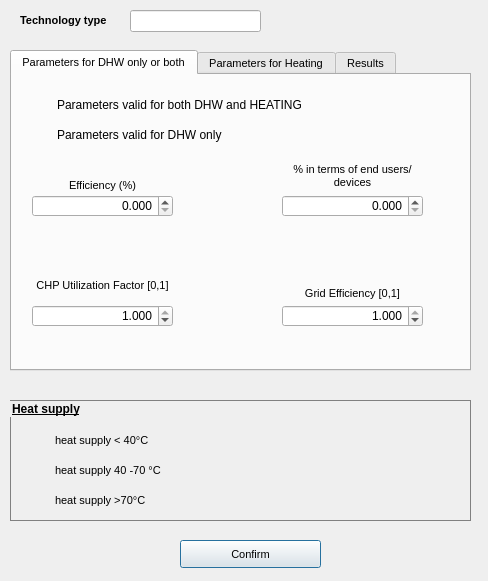
<?xml version="1.0" encoding="UTF-8"?>
<ui version="4.0">
 <class>DialogAddTechnology</class>
 <widget class="QDialog" name="DialogAddTechnology">
  <property name="geometry">
   <rect>
    <x>0</x>
    <y>0</y>
    <width>488</width>
    <height>581</height>
   </rect>
  </property>
  <property name="font">
   <font>
    <family>MS Shell Dlg 2</family>
    <pointsize>9</pointsize>
   </font>
  </property>
  <property name="windowTitle">
   <string>Edit technology</string>
  </property>
  <property name="windowIcon">
   <iconset resource="resources.qrc">
    <normaloff>:/images/wizard.png</normaloff>:/images/wizard.png</iconset>
  </property>
  <widget class="QTabWidget" name="tabWidget">
   <property name="geometry">
    <rect>
     <x>10</x>
     <y>50</y>
     <width>461</width>
     <height>321</height>
    </rect>
   </property>
   <property name="font">
    <font>
     <family>MS Shell Dlg 2</family>
     <pointsize>8</pointsize>
    </font>
   </property>
   <property name="styleSheet">
    <string notr="true">QTabWidget{
	border: 2px solid gray;
	margin-top: 1ex; /* leave space at the top for the title */
}

QRadioButton::indicator {
    width:                 14 px;
    height:                 14 x;
    border-radius:          8px;
	margin-left: 5px;
}

QRadioButton::indicator::unchecked
{
   image: url(:/images/radiobutton_unchecked.png);
}

QRadioButton::indicator::checked{
	image: url(:/images/radiobutton_checked.png);
}</string>
   </property>
   <property name="currentIndex">
    <number>0</number>
   </property>
   <widget class="QWidget" name="tabDHW">
    <attribute name="title">
     <string>Parameters for DHW only or both</string>
    </attribute>
    <widget class="QLabel" name="labelEfficiencyDHW">
     <property name="geometry">
      <rect>
       <x>20</x>
       <y>100</y>
       <width>141</width>
       <height>20</height>
      </rect>
     </property>
     <property name="font">
      <font>
       <family>MS Shell Dlg 2</family>
       <pointsize>8</pointsize>
      </font>
     </property>
     <property name="text">
      <string>Efficiency (%)</string>
     </property>
     <property name="alignment">
      <set>Qt::AlignCenter</set>
     </property>
    </widget>
    <widget class="QDoubleSpinBox" name="doubleSpinBoxEfficiencyDHW">
     <property name="geometry">
      <rect>
       <x>20</x>
       <y>120</y>
       <width>141</width>
       <height>22</height>
      </rect>
     </property>
     <property name="font">
      <font>
       <family>MS Shell Dlg 2</family>
      </font>
     </property>
     <property name="alignment">
      <set>Qt::AlignRight|Qt::AlignTrailing|Qt::AlignVCenter</set>
     </property>
     <property name="decimals">
      <number>3</number>
     </property>
     <property name="maximum">
      <double>1000000.000000000000000</double>
     </property>
     <property name="singleStep">
      <double>0.000100000000000</double>
     </property>
    </widget>
    <widget class="QDoubleSpinBox" name="doubleSpinBoxPercEndUsersDHW">
     <property name="geometry">
      <rect>
       <x>270</x>
       <y>120</y>
       <width>141</width>
       <height>22</height>
      </rect>
     </property>
     <property name="font">
      <font>
       <family>MS Shell Dlg 2</family>
      </font>
     </property>
     <property name="alignment">
      <set>Qt::AlignRight|Qt::AlignTrailing|Qt::AlignVCenter</set>
     </property>
     <property name="decimals">
      <number>3</number>
     </property>
     <property name="maximum">
      <double>1000000.000000000000000</double>
     </property>
     <property name="singleStep">
      <double>0.000100000000000</double>
     </property>
    </widget>
    <widget class="QLabel" name="labelPercEndUsersDHW">
     <property name="geometry">
      <rect>
       <x>270</x>
       <y>80</y>
       <width>141</width>
       <height>41</height>
      </rect>
     </property>
     <property name="font">
      <font>
       <family>MS Shell Dlg 2</family>
       <pointsize>8</pointsize>
      </font>
     </property>
     <property name="text">
      <string>% in terms of end users/ devices</string>
     </property>
     <property name="alignment">
      <set>Qt::AlignCenter</set>
     </property>
     <property name="wordWrap">
      <bool>true</bool>
     </property>
    </widget>
    <widget class="QDoubleSpinBox" name="doubleSpinBoxCHPUtilizationFactorDHW">
     <property name="geometry">
      <rect>
       <x>20</x>
       <y>230</y>
       <width>141</width>
       <height>22</height>
      </rect>
     </property>
     <property name="font">
      <font>
       <family>MS Shell Dlg 2</family>
      </font>
     </property>
     <property name="alignment">
      <set>Qt::AlignRight|Qt::AlignTrailing|Qt::AlignVCenter</set>
     </property>
     <property name="decimals">
      <number>3</number>
     </property>
     <property name="maximum">
      <double>1.000000000000000</double>
     </property>
     <property name="singleStep">
      <double>0.000100000000000</double>
     </property>
     <property name="value">
      <double>1.000000000000000</double>
     </property>
    </widget>
    <widget class="QLabel" name="labelCHPUtFactorDHW">
     <property name="geometry">
      <rect>
       <x>20</x>
       <y>190</y>
       <width>141</width>
       <height>41</height>
      </rect>
     </property>
     <property name="font">
      <font>
       <family>MS Shell Dlg 2</family>
       <pointsize>8</pointsize>
      </font>
     </property>
     <property name="text">
      <string>CHP Utilization Factor [0,1]</string>
     </property>
     <property name="alignment">
      <set>Qt::AlignCenter</set>
     </property>
     <property name="wordWrap">
      <bool>true</bool>
     </property>
    </widget>
    <widget class="QLabel" name="labelGridEfficiencyDHW">
     <property name="geometry">
      <rect>
       <x>270</x>
       <y>210</y>
       <width>141</width>
       <height>16</height>
      </rect>
     </property>
     <property name="font">
      <font>
       <family>MS Shell Dlg 2</family>
       <pointsize>8</pointsize>
      </font>
     </property>
     <property name="text">
      <string>Grid Efficiency [0,1]</string>
     </property>
     <property name="alignment">
      <set>Qt::AlignCenter</set>
     </property>
     <property name="wordWrap">
      <bool>true</bool>
     </property>
    </widget>
    <widget class="QDoubleSpinBox" name="doubleSpinBoxGridEfficiencyDHW">
     <property name="geometry">
      <rect>
       <x>270</x>
       <y>230</y>
       <width>141</width>
       <height>22</height>
      </rect>
     </property>
     <property name="font">
      <font>
       <family>MS Shell Dlg 2</family>
      </font>
     </property>
     <property name="alignment">
      <set>Qt::AlignRight|Qt::AlignTrailing|Qt::AlignVCenter</set>
     </property>
     <property name="decimals">
      <number>3</number>
     </property>
     <property name="maximum">
      <double>1.000000000000000</double>
     </property>
     <property name="singleStep">
      <double>0.000100000000000</double>
     </property>
     <property name="value">
      <double>1.000000000000000</double>
     </property>
    </widget>
    <widget class="QRadioButton" name="radioButtonValidForAll">
     <property name="geometry">
      <rect>
       <x>20</x>
       <y>20</y>
       <width>271</width>
       <height>20</height>
      </rect>
     </property>
     <property name="font">
      <font>
       <family>MS Shell Dlg 2</family>
       <weight>50</weight>
       <bold>false</bold>
      </font>
     </property>
     <property name="text">
      <string>Parameters valid for both DHW and HEATING</string>
     </property>
     <property name="checked">
      <bool>true</bool>
     </property>
    </widget>
    <widget class="QRadioButton" name="radioButtonSeparated">
     <property name="geometry">
      <rect>
       <x>20</x>
       <y>50</y>
       <width>201</width>
       <height>20</height>
      </rect>
     </property>
     <property name="font">
      <font>
       <family>MS Shell Dlg 2</family>
      </font>
     </property>
     <property name="text">
      <string>Parameters valid for DHW only</string>
     </property>
    </widget>
   </widget>
   <widget class="QWidget" name="tabHEATING">
    <attribute name="title">
     <string>Parameters for Heating</string>
    </attribute>
    <widget class="QLabel" name="labelGridEfficiencyHEATING">
     <property name="geometry">
      <rect>
       <x>290</x>
       <y>160</y>
       <width>141</width>
       <height>20</height>
      </rect>
     </property>
     <property name="font">
      <font>
       <family>MS Shell Dlg 2</family>
       <pointsize>8</pointsize>
      </font>
     </property>
     <property name="text">
      <string>Grid Efficiency [0,1]</string>
     </property>
     <property name="alignment">
      <set>Qt::AlignCenter</set>
     </property>
     <property name="wordWrap">
      <bool>true</bool>
     </property>
    </widget>
    <widget class="QDoubleSpinBox" name="doubleSpinBoxGridEfficiencyHEATING">
     <property name="geometry">
      <rect>
       <x>290</x>
       <y>190</y>
       <width>141</width>
       <height>22</height>
      </rect>
     </property>
     <property name="font">
      <font>
       <family>MS Shell Dlg 2</family>
      </font>
     </property>
     <property name="alignment">
      <set>Qt::AlignRight|Qt::AlignTrailing|Qt::AlignVCenter</set>
     </property>
     <property name="decimals">
      <number>3</number>
     </property>
     <property name="maximum">
      <double>1.000000000000000</double>
     </property>
     <property name="singleStep">
      <double>0.000100000000000</double>
     </property>
     <property name="value">
      <double>1.000000000000000</double>
     </property>
    </widget>
    <widget class="QDoubleSpinBox" name="doubleSpinBoxEfficiencyHEATING">
     <property name="geometry">
      <rect>
       <x>20</x>
       <y>70</y>
       <width>141</width>
       <height>22</height>
      </rect>
     </property>
     <property name="font">
      <font>
       <family>MS Shell Dlg 2</family>
      </font>
     </property>
     <property name="alignment">
      <set>Qt::AlignRight|Qt::AlignTrailing|Qt::AlignVCenter</set>
     </property>
     <property name="decimals">
      <number>3</number>
     </property>
     <property name="maximum">
      <double>1000000.000000000000000</double>
     </property>
     <property name="singleStep">
      <double>0.000100000000000</double>
     </property>
    </widget>
    <widget class="QDoubleSpinBox" name="doubleSpinBoxPercEndUsersHEATING">
     <property name="geometry">
      <rect>
       <x>290</x>
       <y>70</y>
       <width>141</width>
       <height>22</height>
      </rect>
     </property>
     <property name="font">
      <font>
       <family>MS Shell Dlg 2</family>
      </font>
     </property>
     <property name="alignment">
      <set>Qt::AlignRight|Qt::AlignTrailing|Qt::AlignVCenter</set>
     </property>
     <property name="decimals">
      <number>3</number>
     </property>
     <property name="maximum">
      <double>1000000.000000000000000</double>
     </property>
     <property name="singleStep">
      <double>0.000100000000000</double>
     </property>
    </widget>
    <widget class="QLabel" name="labelCHPUtFactorHEATING">
     <property name="geometry">
      <rect>
       <x>20</x>
       <y>150</y>
       <width>141</width>
       <height>41</height>
      </rect>
     </property>
     <property name="font">
      <font>
       <family>MS Shell Dlg 2</family>
       <pointsize>8</pointsize>
      </font>
     </property>
     <property name="text">
      <string>CHP Utilization Factor [0,1]</string>
     </property>
     <property name="alignment">
      <set>Qt::AlignCenter</set>
     </property>
     <property name="wordWrap">
      <bool>true</bool>
     </property>
    </widget>
    <widget class="QLabel" name="labelEfficiencyHEATING">
     <property name="geometry">
      <rect>
       <x>20</x>
       <y>50</y>
       <width>141</width>
       <height>20</height>
      </rect>
     </property>
     <property name="font">
      <font>
       <family>MS Shell Dlg 2</family>
       <pointsize>8</pointsize>
      </font>
     </property>
     <property name="text">
      <string>Efficiency (%)</string>
     </property>
     <property name="alignment">
      <set>Qt::AlignCenter</set>
     </property>
     <property name="wordWrap">
      <bool>true</bool>
     </property>
    </widget>
    <widget class="QDoubleSpinBox" name="doubleSpinBoxCHPUtilizationFactorHEATING">
     <property name="geometry">
      <rect>
       <x>20</x>
       <y>190</y>
       <width>141</width>
       <height>22</height>
      </rect>
     </property>
     <property name="font">
      <font>
       <family>MS Shell Dlg 2</family>
      </font>
     </property>
     <property name="alignment">
      <set>Qt::AlignRight|Qt::AlignTrailing|Qt::AlignVCenter</set>
     </property>
     <property name="decimals">
      <number>3</number>
     </property>
     <property name="maximum">
      <double>1.000000000000000</double>
     </property>
     <property name="singleStep">
      <double>0.000100000000000</double>
     </property>
     <property name="value">
      <double>1.000000000000000</double>
     </property>
    </widget>
    <widget class="QLabel" name="labelPercEndUsersDHW_3">
     <property name="geometry">
      <rect>
       <x>290</x>
       <y>30</y>
       <width>141</width>
       <height>41</height>
      </rect>
     </property>
     <property name="font">
      <font>
       <family>MS Shell Dlg 2</family>
       <pointsize>8</pointsize>
      </font>
     </property>
     <property name="text">
      <string>% in terms of end users/ devices</string>
     </property>
     <property name="alignment">
      <set>Qt::AlignCenter</set>
     </property>
     <property name="wordWrap">
      <bool>true</bool>
     </property>
    </widget>
   </widget>
   <widget class="QWidget" name="tabUSEFULDEMAND">
    <attribute name="title">
     <string>Results</string>
    </attribute>
    <widget class="QLabel" name="labelUsefulDemand">
     <property name="geometry">
      <rect>
       <x>250</x>
       <y>80</y>
       <width>181</width>
       <height>31</height>
      </rect>
     </property>
     <property name="font">
      <font>
       <family>MS Shell Dlg 2</family>
       <pointsize>8</pointsize>
      </font>
     </property>
     <property name="text">
      <string>Technology useful energy demand (MWh/y)</string>
     </property>
     <property name="alignment">
      <set>Qt::AlignCenter</set>
     </property>
     <property name="wordWrap">
      <bool>true</bool>
     </property>
    </widget>
    <widget class="QLineEdit" name="lineEditUsefulDemand">
     <property name="geometry">
      <rect>
       <x>250</x>
       <y>120</y>
       <width>181</width>
       <height>22</height>
      </rect>
     </property>
    </widget>
    <widget class="QLabel" name="labelEnergyConsumption">
     <property name="geometry">
      <rect>
       <x>20</x>
       <y>10</y>
       <width>131</width>
       <height>31</height>
      </rect>
     </property>
     <property name="font">
      <font>
       <family>MS Shell Dlg 2</family>
       <pointsize>8</pointsize>
      </font>
     </property>
     <property name="text">
      <string>Source final consumption (MWh/y)</string>
     </property>
     <property name="alignment">
      <set>Qt::AlignCenter</set>
     </property>
     <property name="wordWrap">
      <bool>true</bool>
     </property>
    </widget>
    <widget class="QLineEdit" name="lineEditEnergyConsumption">
     <property name="geometry">
      <rect>
       <x>20</x>
       <y>50</y>
       <width>131</width>
       <height>22</height>
      </rect>
     </property>
    </widget>
    <widget class="QGroupBox" name="groupBoxHeatPumps">
     <property name="geometry">
      <rect>
       <x>60</x>
       <y>170</y>
       <width>321</width>
       <height>111</height>
      </rect>
     </property>
     <property name="font">
      <font>
       <family>MS Shell Dlg 2</family>
       <weight>75</weight>
       <bold>true</bold>
       <underline>true</underline>
      </font>
     </property>
     <property name="styleSheet">
      <string notr="true">QGroupBox{
 border: 2px solid darkGray;
 border-radius: 5px;
 margin-top: 1ex; /* leave space at the top for the title */
}

QGroupBox::title {
    subcontrol-origin: margin;
    subcontrol-position: top center; /* position at the top center */
    padding: 0 5px;
}</string>
     </property>
     <property name="title">
      <string>Heat pumps only</string>
     </property>
     <property name="alignment">
      <set>Qt::AlignCenter</set>
     </property>
     <widget class="QLabel" name="labelHeatExtracted">
      <property name="geometry">
       <rect>
        <x>60</x>
        <y>30</y>
        <width>221</width>
        <height>21</height>
       </rect>
      </property>
      <property name="font">
       <font>
        <family>MS Shell Dlg 2</family>
        <underline>false</underline>
        <kerning>true</kerning>
       </font>
      </property>
      <property name="text">
       <string>Heat extracted from outside source (MWh/y)</string>
      </property>
     </widget>
     <widget class="QLineEdit" name="lineEditHeatExtracted">
      <property name="geometry">
       <rect>
        <x>90</x>
        <y>60</y>
        <width>141</width>
        <height>22</height>
       </rect>
      </property>
     </widget>
    </widget>
    <widget class="QLabel" name="labelTechnologyConsumption">
     <property name="geometry">
      <rect>
       <x>250</x>
       <y>10</y>
       <width>181</width>
       <height>31</height>
      </rect>
     </property>
     <property name="font">
      <font>
       <family>MS Shell Dlg 2</family>
       <pointsize>8</pointsize>
       <underline>false</underline>
      </font>
     </property>
     <property name="text">
      <string>Technology final energy consumption (MWh/y)</string>
     </property>
     <property name="alignment">
      <set>Qt::AlignCenter</set>
     </property>
     <property name="wordWrap">
      <bool>true</bool>
     </property>
    </widget>
    <widget class="QLineEdit" name="lineEditTechnologyConsumption">
     <property name="geometry">
      <rect>
       <x>250</x>
       <y>50</y>
       <width>181</width>
       <height>22</height>
      </rect>
     </property>
    </widget>
   </widget>
  </widget>
  <widget class="QPushButton" name="pushButtonConfirm">
   <property name="geometry">
    <rect>
     <x>180</x>
     <y>540</y>
     <width>141</width>
     <height>28</height>
    </rect>
   </property>
   <property name="font">
    <font>
     <pointsize>8</pointsize>
    </font>
   </property>
   <property name="text">
    <string>Confirm</string>
   </property>
  </widget>
  <widget class="QLabel" name="labelTechName">
   <property name="geometry">
    <rect>
     <x>20</x>
     <y>10</y>
     <width>101</width>
     <height>21</height>
    </rect>
   </property>
   <property name="font">
    <font>
     <pointsize>8</pointsize>
     <weight>75</weight>
     <italic>false</italic>
     <bold>true</bold>
    </font>
   </property>
   <property name="text">
    <string>Technology type</string>
   </property>
  </widget>
  <widget class="QLineEdit" name="lineEditTechnologyName">
   <property name="geometry">
    <rect>
     <x>130</x>
     <y>10</y>
     <width>131</width>
     <height>22</height>
    </rect>
   </property>
   <property name="font">
    <font>
     <pointsize>8</pointsize>
    </font>
   </property>
  </widget>
  <widget class="QGroupBox" name="groupBoxHeatSupply">
   <property name="geometry">
    <rect>
     <x>10</x>
     <y>400</y>
     <width>461</width>
     <height>121</height>
    </rect>
   </property>
   <property name="font">
    <font>
     <family>MS Shell Dlg 2</family>
     <pointsize>9</pointsize>
     <weight>75</weight>
     <bold>true</bold>
     <underline>true</underline>
    </font>
   </property>
   <property name="styleSheet">
    <string notr="true">QGroupBox{
	border: 1px solid gray;
	margin-top: 1ex; /* leave space at the top for the title */
}

GroupBox::title {
	subcontrol-origin: margin;
	subcontrol-position: center; /* position at the top center */
	 padding: 0 5px;
}

QRadioButton::indicator {
    width:                 14 px;
    height:                 14 x;
    border-radius:          8px;
	margin-left: 5px;
}

QRadioButton::indicator::unchecked
{
   image: url(:/images/radiobutton_unchecked.png);
}

QRadioButton::indicator::checked{
	image: url(:/images/radiobutton_checked.png);
}</string>
   </property>
   <property name="title">
    <string>Heat supply</string>
   </property>
   <property name="flat">
    <bool>false</bool>
   </property>
   <property name="checkable">
    <bool>false</bool>
   </property>
   <widget class="QRadioButton" name="radioButtonLessThan40">
    <property name="geometry">
     <rect>
      <x>20</x>
      <y>30</y>
      <width>131</width>
      <height>20</height>
     </rect>
    </property>
    <property name="font">
     <font>
      <family>MS Shell Dlg 2</family>
      <pointsize>8</pointsize>
      <italic>false</italic>
     </font>
    </property>
    <property name="text">
     <string>heat supply &lt; 40°C</string>
    </property>
   </widget>
   <widget class="QRadioButton" name="radioButtonBetween40And70">
    <property name="geometry">
     <rect>
      <x>20</x>
      <y>60</y>
      <width>151</width>
      <height>20</height>
     </rect>
    </property>
    <property name="font">
     <font>
      <family>MS Shell Dlg 2</family>
      <pointsize>8</pointsize>
     </font>
    </property>
    <property name="styleSheet">
     <string notr="true">QGroupBox{
	border: 1px solid gray;
	margin-top: 1ex; /* leave space at the top for the title */
}

GroupBox::title {
	subcontrol-origin: margin;
	subcontrol-position: center; /* position at the top center */
	 padding: 0 5px;
}

QRadioButton::indicator {
    width:                 14 px;
    height:                 14 x;
    border-radius:          8px;
	margin-left: 5px;
}

QRadioButton::indicator::unchecked
{
   image: url(:/images/radiobutton_unchecked.png);
}

QRadioButton::indicator::checked{
	image: url(:/images/radiobutton_checked.png);
}</string>
    </property>
    <property name="text">
     <string>heat supply 40 -70 °C</string>
    </property>
    <property name="checked">
     <bool>true</bool>
    </property>
   </widget>
   <widget class="QRadioButton" name="radioButtonGreaterThan70">
    <property name="geometry">
     <rect>
      <x>20</x>
      <y>90</y>
      <width>131</width>
      <height>20</height>
     </rect>
    </property>
    <property name="font">
     <font>
      <family>MS Shell Dlg 2</family>
      <pointsize>8</pointsize>
     </font>
    </property>
    <property name="text">
     <string>heat supply &gt;70°C</string>
    </property>
   </widget>
  </widget>
 </widget>
 <resources>
 </resources>
 <connections/>
</ui>
